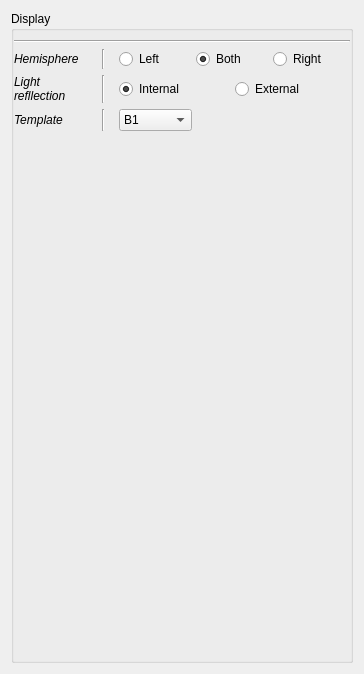
             <widget class="QWidget" name="scrollAreaWidgetContents">
              <property name="geometry">
               <rect>
                <x>0</x>
                <y>0</y>
                <width>364</width>
                <height>674</height>
               </rect>
              </property>
              <layout class="QVBoxLayout" name="verticalLayout_48">
               <item>
                <widget class="QGroupBox" name="toolBox_2">
                 <property name="title">
                  <string>Display</string>
                 </property>
                 <layout class="QVBoxLayout" name="verticalLayout_49">
                  <property name="leftMargin">
                   <number>0</number>
                  </property>
                  <property name="rightMargin">
                   <number>0</number>
                  </property>
                  <item>
                   <widget class="Line" name="line_43">
                    <property name="minimumSize">
                     <size>
                      <width>200</width>
                      <height>0</height>
                     </size>
                    </property>
                    <property name="orientation">
                     <enum>Qt::Horizontal</enum>
                    </property>
                   </widget>
                  </item>
                  <item>
                   <layout class="QGridLayout" name="gridLayout_5">
                    <item row="1" column="0">
                     <widget class="QLabel" name="label_25">
                      <property name="font">
                       <font>
                        <italic>true</italic>
                       </font>
                      </property>
                      <property name="text">
                       <string>Light 
refllection</string>
                      </property>
                     </widget>
                    </item>
                    <item row="2" column="0">
                     <widget class="QLabel" name="label_26">
                      <property name="font">
                       <font>
                        <italic>true</italic>
                       </font>
                      </property>
                      <property name="text">
                       <string>Template</string>
                      </property>
                     </widget>
                    </item>
                    <item row="0" column="0">
                     <widget class="QLabel" name="label_19">
                      <property name="font">
                       <font>
                        <italic>true</italic>
                       </font>
                      </property>
                      <property name="text">
                       <string>Hemisphere</string>
                      </property>
                     </widget>
                    </item>
                    <item row="1" column="2" colspan="3">
                     <widget class="QWidget" name="widget_3" native="true">
                      <layout class="QHBoxLayout" name="horizontalLayout_13">
                       <property name="spacing">
                        <number>0</number>
                       </property>
                       <property name="margin">
                        <number>0</number>
                       </property>
                       <item>
                        <layout class="QGridLayout" name="gridLayout_10">
                         <item row="0" column="0">
                          <widget class="QRadioButton" name="q_internal">
                           <property name="toolTip">
                            <string>&lt;html&gt;&lt;head/&gt;&lt;body&gt;&lt;p&gt;Make the brain transparent (shortcut 3)&lt;/p&gt;&lt;/body&gt;&lt;/html&gt;</string>
                           </property>
                           <property name="text">
                            <string>Internal</string>
                           </property>
                           <property name="checked">
                            <bool>true</bool>
                           </property>
                          </widget>
                         </item>
                         <item row="0" column="1">
                          <widget class="QRadioButton" name="q_external">
                           <property name="toolTip">
                            <string>&lt;html&gt;&lt;head/&gt;&lt;body&gt;&lt;p&gt;Make the brain opaque (shortcut 3)&lt;/p&gt;&lt;/body&gt;&lt;/html&gt;</string>
                           </property>
                           <property name="text">
                            <string>External</string>
                           </property>
                          </widget>
                         </item>
                        </layout>
                       </item>
                      </layout>
                     </widget>
                    </item>
                    <item row="2" column="2">
                     <widget class="QComboBox" name="uiSwitchTemplate">
                      <property name="toolTip">
                       <string>&lt;html&gt;&lt;head/&gt;&lt;body&gt;&lt;p&gt;Use several brain templates&lt;/p&gt;&lt;/body&gt;&lt;/html&gt;</string>
                      </property>
                      <item>
                       <property name="text">
                        <string>B1</string>
                       </property>
                      </item>
                      <item>
                       <property name="text">
                        <string>B2</string>
                       </property>
                      </item>
                      <item>
                       <property name="text">
                        <string>B3</string>
                       </property>
                      </item>
                     </widget>
                    </item>
                    <item row="0" column="2" colspan="3">
                     <widget class="QWidget" name="widget_2" native="true">
                      <property name="minimumSize">
                       <size>
                        <width>0</width>
                        <height>0</height>
                       </size>
                      </property>
                      <layout class="QHBoxLayout" name="horizontalLayout_12">
                       <property name="spacing">
                        <number>0</number>
                       </property>
                       <property name="margin">
                        <number>0</number>
                       </property>
                       <item>
                        <layout class="QGridLayout" name="gridLayout_9">
                         <item row="0" column="0">
                          <widget class="QRadioButton" name="Lhemi_only">
                           <property name="toolTip">
                            <string>&lt;html&gt;&lt;head/&gt;&lt;body&gt;&lt;p&gt;Display only the left hemisphere&lt;/p&gt;&lt;/body&gt;&lt;/html&gt;</string>
                           </property>
                           <property name="text">
                            <string>Left</string>
                           </property>
                          </widget>
                         </item>
                         <item row="0" column="1">
                          <widget class="QRadioButton" name="Both_only">
                           <property name="toolTip">
                            <string>&lt;html&gt;&lt;head/&gt;&lt;body&gt;&lt;p&gt;Display both hemispheres&lt;/p&gt;&lt;/body&gt;&lt;/html&gt;</string>
                           </property>
                           <property name="text">
                            <string>Both</string>
                           </property>
                           <property name="checked">
                            <bool>true</bool>
                           </property>
                          </widget>
                         </item>
                         <item row="0" column="2">
                          <widget class="QRadioButton" name="Rhemi_only">
                           <property name="toolTip">
                            <string>&lt;html&gt;&lt;head/&gt;&lt;body&gt;&lt;p&gt;Display only the right hemisphere&lt;/p&gt;&lt;/body&gt;&lt;/html&gt;</string>
                           </property>
                           <property name="text">
                            <string>Right</string>
                           </property>
                          </widget>
                         </item>
                        </layout>
                       </item>
                      </layout>
                     </widget>
                    </item>
                    <item row="0" column="1">
                     <widget class="Line" name="line_27">
                      <property name="minimumSize">
                       <size>
                        <width>20</width>
                        <height>0</height>
                       </size>
                      </property>
                      <property name="orientation">
                       <enum>Qt::Vertical</enum>
                      </property>
                     </widget>
                    </item>
                    <item row="1" column="1">
                     <widget class="Line" name="line_28">
                      <property name="minimumSize">
                       <size>
                        <width>20</width>
                        <height>0</height>
                       </size>
                      </property>
                      <property name="orientation">
                       <enum>Qt::Vertical</enum>
                      </property>
                     </widget>
                    </item>
                    <item row="2" column="1">
                     <widget class="Line" name="line_29">
                      <property name="minimumSize">
                       <size>
                        <width>20</width>
                        <height>0</height>
                       </size>
                      </property>
                      <property name="orientation">
                       <enum>Qt::Vertical</enum>
                      </property>
                     </widget>
                    </item>
                   </layout>
                  </item>
                  <item>
                   <spacer name="verticalSpacer_10">
                    <property name="orientation">
                     <enum>Qt::Vertical</enum>
                    </property>
                    <property name="sizeHint" stdset="0">
                     <size>
                      <width>20</width>
                      <height>40</height>
                     </size>
                    </property>
                   </spacer>
                  </item>
                 </layout>
                </widget>
               </item>
              </layout>
             </widget>
